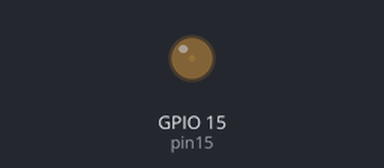
Simulated run of this sketch. Board: ESP32. On the bench: output pins drawn as LEDs (lit = HIGH).

Above: at 0.05 s.
At 1.55 s:
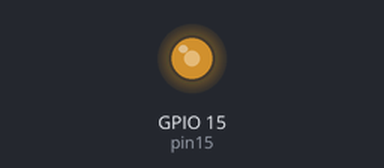
At 2.8 s:
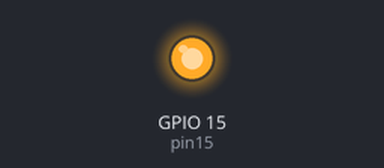
At 5.6 s:
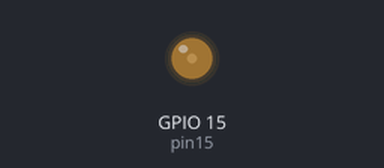
Timing chart, 0 to 9.3 s (numbered marks = the images above):
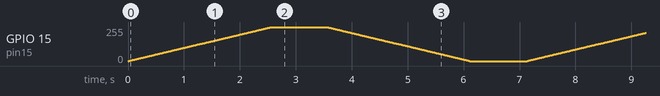

The sketch:

demo3_fade.ino
```cpp
const int pin15=15;
const int freq=5000;// pour les LEDs
const int canal=0;// 0 a 15 canaux sur lequel le signal est envoye
const int resol=8;// 8 bits ou 16 bits
const int dutyCycle=0;// en pourcentage, mais de 0 a 255

void setup() {
  // put your setup code here, to run once:

  ledcSetup(canal, freq, resol);

  ledcAttachPin(pin15, canal);
}

void loop() {
  //  Croissance de la tension
  for(int dutyCycle=0; dutyCycle<=255; dutyCycle++){
    // Changer la force du LED
    ledcWrite(canal, dutyCycle);
    // attendre 10 ms
    delay(10);
  }

  delay(1000);

  // Decroissance de la tension
  for(int dutyCycle=255; dutyCycle>=0; dutyCycle--){
    // Changer la force du LED
    ledcWrite(canal, dutyCycle);
    delay(10);
  }

  delay(1000);

}
```
